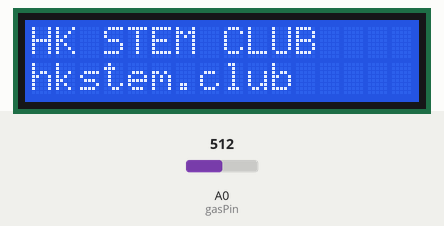
Bench run of a sketch on a simulated Arduino Uno, built with avr-gcc and run on an emulated ATmega328P. On the bench: 16×2 character LCD. Inputs (shaded band) come from the test bench; at power-on: A0 (gasPin) = 512. What the sketch prints to the serial monitor is not drawn.

Above: at 0.6 s.
At 2.7 s:
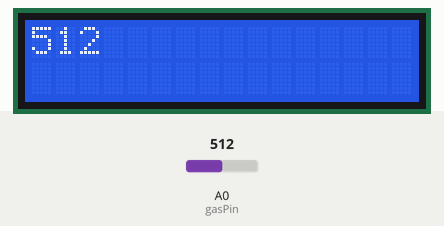
2.8 s: A0 (gasPin) set to 716
At 3.5 s:
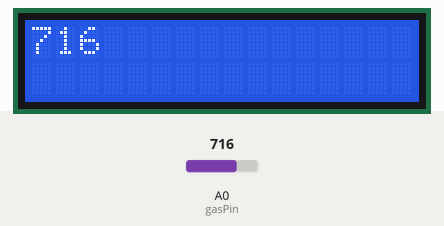
4.6 s: A0 (gasPin) set to 900
At 5.6 s:
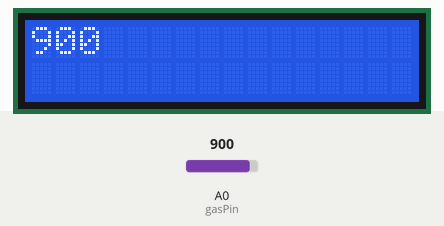
6.1 s: A0 (gasPin) set to 1023
At 7.6 s:
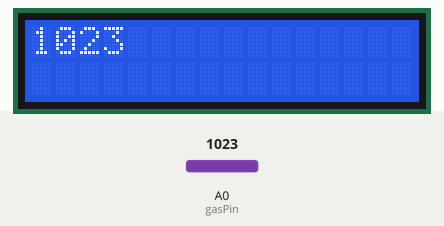
Timing chart, 0 to 9.1 s (numbered marks = the images above; inputs shaded):
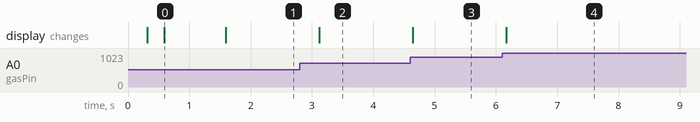

Measured:
- after the input at 2.8 s, the display: changes after 0.32 s (image 2)
- after the input at 4.6 s, the display: changes after 0.05 s (image 3)
- after the input at 6.1 s, the display: changes after 0.07 s (image 4)
- what the display in image 0 shows lasts 1.0 s, from 0.6 s to 1.6 s

The sketch:

mq_serial_i2c.ino
```cpp
/* Testing MQ GAS sensor with serial monitor
   Suitable for detecting of LPG, i-butane, propane, methane ,alcohol, Hydrogen or smoke
   More info: http://www.ardumotive.com/how-to-use-mq2-gas-sensor-en.html
   Dev: Michalis Vasilakis // Date: 11/6/2015 // www.ardumotive.com                     */
#include <LiquidCrystal_I2C.h>
LiquidCrystal_I2C lcd(0x27, 2, 1, 0, 4, 5, 6, 7, 3, POSITIVE); // 設定 LCD I2C 位址


const int gasPin = A0; //GAS sensor output pin to Arduino analog A0 pin


void setup()
{
  Serial.begin(9600); //Initialize serial port - 9600 bps

  //initial display
  lcd.begin(16, 2); // 初始化 LCD，一行 16 的字元，共 2 行，預設開啟背光
  for(int i = 0; i < 1; i++) {
    lcd.backlight(); // 開啟背光
    delay(250);
    lcd.noBacklight(); // 關閉背光
    delay(250);
    }
  lcd.backlight();

  // 輸出初始化文字
  lcd.setCursor(0, 0); // 設定游標位置在第一行行首
  lcd.print("HK STEM CLUB");
  lcd.setCursor(0, 1); // 設定游標位置在第二行行首
  lcd.print("hkstem.club");
  delay(1000);

}

void loop()
{
  lcd.clear();
  lcd.setCursor(0, 0);
  lcd.print(analogRead(gasPin));

  Serial.println(analogRead(gasPin));
  lcd.setCursor(0, 0);
  delay(500); // Print value every 1 sec.
}
```
